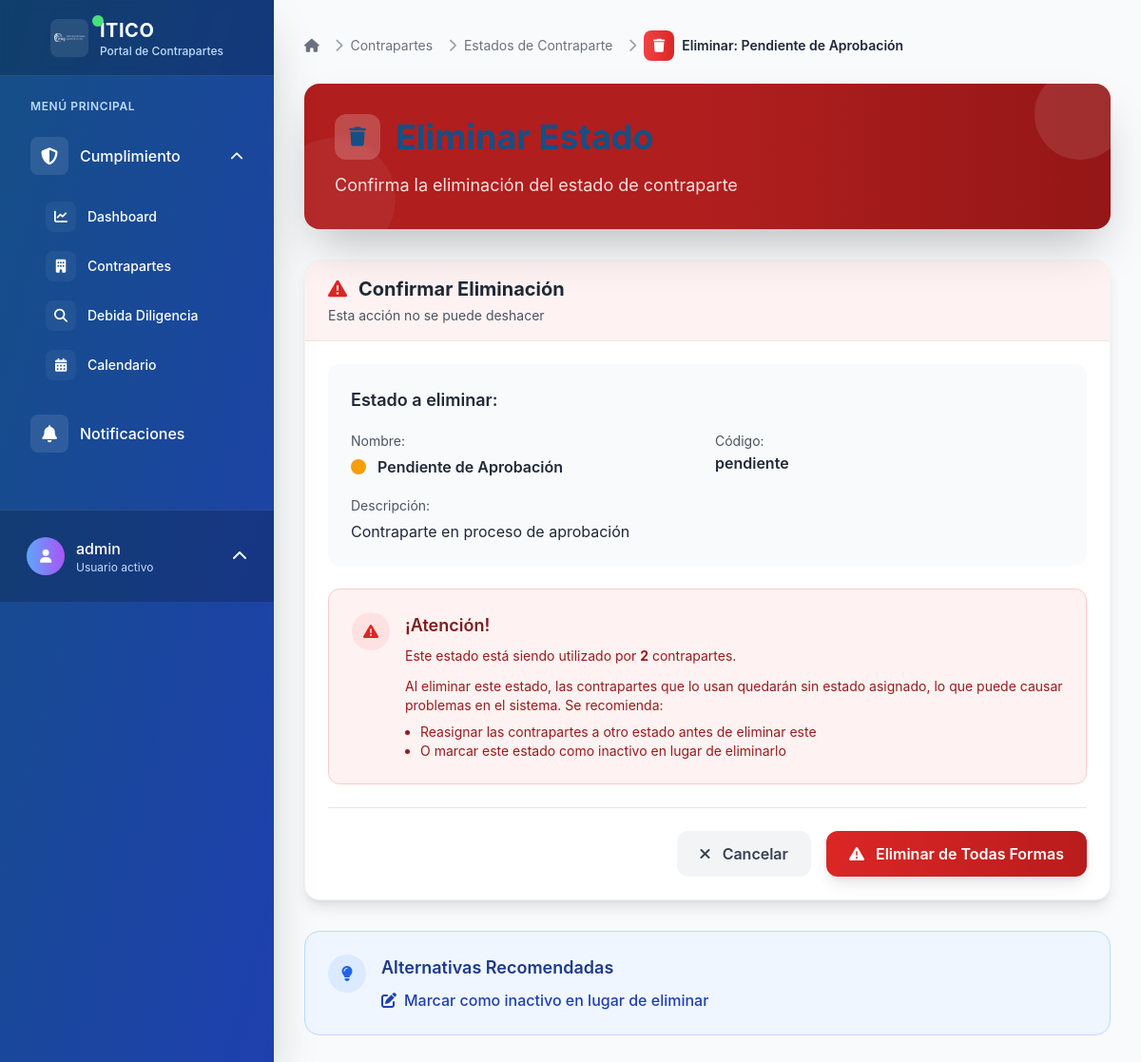
Screenshot of /contrapartes/estados/3/eliminar/ (signed in) with the database file from the repository.
### contrapartes/models.py (models this page shows, shortened)
class EstadoContraparte(models.Model):
    codigo = models.CharField(
        max_length=20,
        unique=True,
        verbose_name="Código",
        help_text="Código único para identificar el estado (ej: activa, pendiente, etc.)"
    )
    nombre = models.CharField(
        max_length=100,
        verbose_name="Nombre",
        help_text="Nombre descriptivo del estado de contraparte"
    )
    descripcion = models.TextField(
        blank=True,
        null=True,
        verbose_name="Descripción",
        help_text="Descripción detallada del estado de contraparte"
    )
    color = models.CharField(
        max_length=7,
        default='#6B7280',
        verbose_name="Color",
        help_text="Color hexadecimal para mostrar el estado (ej: #10B981 para verde)"
    )
    activo = models.BooleanField(
        default=True,
        verbose_name="Activo",
        help_text="Indica si este estado está disponible para contrapartes"
    )
    creado_por = models.ForeignKey(
        User,
        on_delete=models.PROTECT,
        related_name='estados_contraparte_creados',
        verbose_name="Creado por"
    )
    fecha_creacion = models.DateTimeField(auto_now_add=True, verbose_name="Fecha de creación")
    fecha_actualizacion = models.DateTimeField(auto_now=True, verbose_name="Última actualización")
    class Meta:
        verbose_name = "Estado de Contraparte"
        verbose_name_plural = "Estados de Contraparte"
        ordering = ['nombre']

### contrapartes/views.py (the view)
# urls.py: path('estados/<int:pk>/eliminar/', views.EstadoContraparteDeleteView.as_view(), name='estado_eliminar'),
class EstadoContraparteDeleteView(LoginRequiredMixin, DeleteView):
    model = EstadoContraparte
    template_name = 'contrapartes/estado_eliminar.html'
    success_url = reverse_lazy('contrapartes:estado_lista')
    def get_context_data(self, **kwargs):
        context = super().get_context_data(**kwargs)
        context['contrapartes_count'] = self.object.contrapartes.count()
        return context

### templates/contrapartes/estado_eliminar.html (shortened to what this page needs)
{% extends 'base.html' %}
{% block breadcrumb %}
<nav aria-label="breadcrumb" class="mb-6">
    <ol class="flex items-center space-x-2 text-sm">
        <li class="flex items-center">
            <a href="{% url 'dashboard:index' %}" class="text-gray-500 hover:text-gray-700 transition-colors duration-200">
                <i class="fas fa-home"></i>
            </a>
        </li>
        <li class="flex items-center">
            <i class="fas fa-chevron-right text-gray-400 mx-2"></i>
            <a href="{% url 'contrapartes:lista' %}" class="text-gray-500 hover:text-gray-700 transition-colors duration-200">
                Contrapartes
            </a>
        </li>
        <li class="flex items-center">
            <i class="fas fa-chevron-right text-gray-400 mx-2"></i>
            <a href="{% url 'contrapartes:estado_lista' %}" class="text-gray-500 hover:text-gray-700 transition-colors duration-200">
                Estados de Contraparte
            </a>
        </li>
        <li class="flex items-center">
            <i class="fas fa-chevron-right text-gray-400 mx-2"></i>
            <div class="flex items-center justify-center w-8 h-8 rounded-lg bg-gradient-to-r from-red-500 to-red-600 text-white mr-2">
                <i class="fas fa-trash text-sm"></i>
            </div>
            <span class="font-semibold text-gray-800">Eliminar: {{ object.nombre }}</span>
        </li>
    </ol>
</nav>
{% endblock %}
{% block content %}
<div class="mb-8">
    <div class="bg-gradient-to-r from-red-600 via-red-600 to-red-700 rounded-2xl p-8 text-white shadow-2xl relative overflow-hidden">
        <div class="absolute inset-0 bg-black bg-opacity-20"></div>
        <div class="absolute -top-4 -right-4 w-24 h-24 bg-white bg-opacity-10 rounded-full"></div>
        <div class="absolute -bottom-8 -left-8 w-32 h-32 bg-white bg-opacity-5 rounded-full"></div>
        <div class="relative z-10">
            <h1 class="text-3xl lg:text-4xl font-bold mb-3 flex items-center">
                <div class="w-12 h-12 rounded-xl bg-white bg-opacity-20 flex items-center justify-center mr-4 backdrop-blur-sm">
                    <i class="fas fa-trash text-xl"></i>
                </div>
            </h1>
            <p class="text-lg text-red-100 leading-relaxed">
                Confirma la eliminación del estado de contraparte
            </p>
        </div>
    </div>
</div>
<div class="bg-white rounded-2xl shadow-lg border border-gray-100 overflow-hidden">
    <div class="px-6 py-4 border-b border-gray-200 bg-gradient-to-r from-red-50 to-red-50">
        <h2 class="text-xl font-bold text-gray-800 flex items-center">
            <i class="fas fa-exclamation-triangle mr-3 text-red-600"></i>
            Confirmar Eliminación
        </h2>
        <p class="text-sm text-gray-600 mt-1">Esta acción no se puede deshacer</p>
    </div>
    <div class="p-6">
        <div class="bg-gray-50 rounded-xl p-6 mb-6">
            <h3 class="text-lg font-semibold text-gray-800 mb-4">Estado a eliminar:</h3>
            <div class="grid grid-cols-1 md:grid-cols-2 gap-4">
                <div>
                    <span class="text-sm text-gray-600">Nombre:</span>
                    <div class="flex items-center mt-1">
                        <div class="w-4 h-4 rounded-full mr-3" style="background-color: {{ object.color }};"></div>
                        <span class="font-semibold text-gray-800">{{ object.nombre }}</span>
                    </div>
                </div>
                <div>
                    <span class="text-sm text-gray-600">Código:</span>
                    <p class="font-semibold text-gray-800">{{ object.codigo }}</p>
                </div>
                {% if object.descripcion %}
                <div class="md:col-span-2">
                    <span class="text-sm text-gray-600">Descripción:</span>
                    <p class="text-gray-800 mt-1">{{ object.descripcion }}</p>
                </div>
                {% endif %}
            </div>
        </div>
        {% if contrapartes_count > 0 %}
        <div class="bg-red-50 border border-red-200 rounded-xl p-6 mb-6">
            <div class="flex items-start">
                <div class="flex-shrink-0">
                    <div class="w-10 h-10 rounded-full bg-red-100 flex items-center justify-center">
                        <i class="fas fa-exclamation-triangle text-red-600"></i>
                    </div>
                </div>
                <div class="ml-4">
                    <h3 class="text-lg font-semibold text-red-900 mb-2">¡Atención!</h3>
                    <p class="text-red-800 text-sm mb-3">
                        Este estado está siendo utilizado por <strong>{{ contrapartes_count }}</strong> contraparte{{ contrapartes_count|pluralize }}.
                    </p>
                    <p class="text-red-800 text-sm">
                        Al eliminar este estado, las contrapartes que lo usan quedarán sin estado asignado,
                        lo que puede causar problemas en el sistema. Se recomienda:
                    </p>
                    <ul class="text-red-800 text-sm mt-2 ml-4 list-disc">
                        <li>Reasignar las contrapartes a otro estado antes de eliminar este</li>
                        <li>O marcar este estado como inactivo en lugar de eliminarlo</li>
                    </ul>
                </div>
            </div>
        </div>
        {% endif %}
        <form method="post">
            <div class="flex flex-col sm:flex-row sm:justify-end sm:items-center gap-4 pt-6 border-t border-gray-200">
                <a href="{% url 'contrapartes:estado_lista' %}"
                   class="w-full sm:w-auto px-6 py-3 text-gray-700 bg-gray-100 rounded-xl font-semibold hover:bg-gray-200 transition-all duration-200 text-center">
                    <i class="fas fa-times mr-2"></i>
                    Cancelar
                </a>
                {% if contrapartes_count > 0 %}
                <button type="submit"
                        class="w-full sm:w-auto px-6 py-3 bg-gradient-to-r from-red-600 to-red-700 text-white rounded-xl font-semibold hover:from-red-700 hover:to-red-800 transition-all duration-200 shadow-lg hover:shadow-xl">
                    <i class="fas fa-exclamation-triangle mr-2"></i>
                    Eliminar de Todas Formas
                </button>
                {% else %}
                <button type="submit"
                        class="w-full sm:w-auto px-6 py-3 bg-gradient-to-r from-red-600 to-red-700 text-white rounded-xl font-semibold hover:from-red-700 hover:to-red-800 transition-all duration-200 shadow-lg hover:shadow-xl">
                    <i class="fas fa-trash mr-2"></i>
                    Confirmar Eliminación
                </button>
                {% endif %}
            </div>
        </form>
    </div>
</div>
{% if contrapartes_count > 0 %}
<div class="mt-8 bg-blue-50 border border-blue-200 rounded-2xl p-6">
    <div class="flex items-start">
        <div class="flex-shrink-0">
            <div class="w-10 h-10 rounded-full bg-blue-100 flex items-center justify-center">
                <i class="fas fa-lightbulb text-blue-600"></i>
            </div>
        </div>
        <div class="ml-4">
            <h3 class="text-lg font-semibold text-blue-900 mb-2">Alternativas Recomendadas</h3>
            <div class="space-y-2">
                <a href="{% url 'contrapartes:estado_editar' object.pk %}"
                   class="inline-flex items-center text-blue-800 hover:text-blue-900 font-medium">
                    <i class="fas fa-edit mr-2"></i>
                    Marcar como inactivo en lugar de eliminar
                </a>
            </div>
        </div>
    </div>
</div>
{% endif %}
{% endblock %}

### templates/partials/user_menu.html (shortened to what this page needs)
{% if user.is_authenticated %}
    <div class="p-4 border-t border-white border-opacity-10 bg-black bg-opacity-20">
        <div class="relative">
            <button id="user-menu-button" class="group flex items-center w-full text-white hover:bg-white hover:bg-opacity-10 p-3 rounded-xl transition-all duration-300">
                <div class="flex items-center justify-center w-10 h-10 rounded-full bg-gradient-to-r from-blue-400 to-purple-500 mr-3 group-hover:scale-110 transition-transform duration-300">
                    <i class="fas fa-user text-sm"></i>
                </div>
                <div class="flex-1 text-left">
                    <p class="font-medium truncate group-hover:translate-x-1 transition-transform duration-300">{{ user.get_full_name|default:user.username }}</p>
                    <p class="text-xs text-blue-200">Usuario activo</p>
                </div>
                <i class="fas fa-chevron-up ml-2 transform group-hover:rotate-180 transition-transform duration-300" id="chevron-icon"></i>
            </button>
        </div>
    </div>
{% endif %}

### static/css/itico.css (style rules this page uses)
:root { --color-primario: #154F86; --color-blanco: #FFFFFF; --color-exito: #10B981; --color-advertencia: #F59E0B; --color-error: #EF4444; --color-info: #3B82F6; --color-fondo: var(--color-blanco); --color-fondo-secundario: #F9FAFB; --color-texto: var(--color-primario); --color-texto-secundario: #6B7280; --color-borde: #E5E7EB; --sombra-sm: 0 1px 2px 0 rgba(0, 0, 0, 0.05); --sombra-md: 0 4px 6px -1px rgba(0, 0, 0, 0.1); --sombra-lg: 0 10px 15px -3px rgba(0, 0, 0, 0.1); }
* { margin: 0; padding: 0; box-sizing: border-box; }
body { background: var(--color-fondo); color: var(--color-texto); font-family: -apple-system, BlinkMacSystemFont, 'Segoe UI', Roboto, Oxygen, Ubuntu, Cantarell, sans-serif; line-height: 1.6; }
h1, h2, h3, h4, h5, h6 { color: var(--color-primario); margin-bottom: 1rem; font-weight: 600; }
h1 { font-size: 2.5rem; }
h2 { font-size: 2rem; }
h3 { font-size: 1.75rem; }
a { color: var(--color-primario); text-decoration: none; transition: color 0.3s ease; }
.shadow-lg { box-shadow: var(--sombra-lg); }
.rounded-lg { border-radius: 0.75rem; }
.p-3 { padding: 0.75rem; }
.p-4 { padding: 1rem; }
.p-6 { padding: 1.5rem; }
.mb-2 { margin-bottom: 0.5rem; }
.mb-3 { margin-bottom: 0.75rem; }
.mb-4 { margin-bottom: 1rem; }
.mb-6 { margin-bottom: 1.5rem; }
.mt-1 { margin-top: 0.25rem; }
.mt-2 { margin-top: 0.5rem; }

### rows the page displays
EstadoContraparte: nombre "Pendiente de Aprobación", codigo "pendiente", descripcion "Contraparte en proceso de aprobación"

### other values shown
{{ user.get_full_name|default:user.username }} "admin"
{{ contrapartes_count }} "2"
